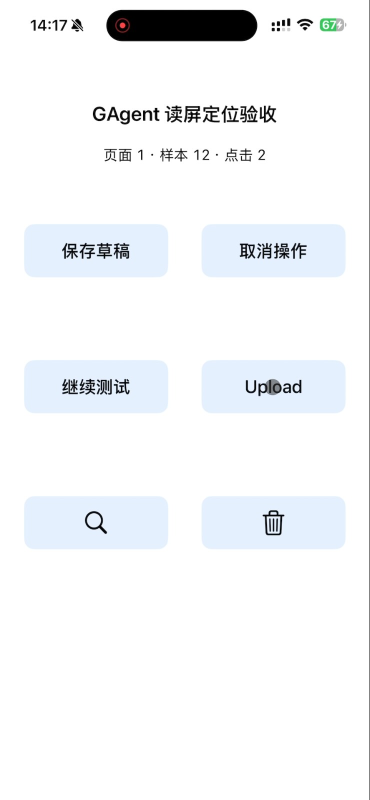
#> input picture ios/BoardKitTests/OCRFixtures/pointer-upload-0.jpg, 740 x 1600 px (shown at 1/2 size); its folder holds only this picture in this run
$ python -i icon_label.py   (imports and definitions only)
#> lines starting #> are read from the running program, lines starting #| are printed output that depends on the picture; after the words box and inside, x2 and y2 are one past the last pixel; in counts of white or black regions, pixels touching at a corner belong together
# -*- coding: utf-8 -*-
"""常见符号图标命名(放大镜/加号/叉/返回/菜单), 补 YOLO 'Icon' 框无文字时的语义。
纯 numpy/cv2: 前景掩膜 → 48x48 归一化 → 与模板特征余弦匹配。无神经网络, 每屏约 0.02-0.04s(真机)。
模板在首次调用时用 cv2 画几何线条生成(无外部图标素材/无模板文件), 每类覆盖几种线宽和比例。
circle/check/chevron-right/arrow-right 是干扰类, 只用于拉开差距, 不会作为结果输出。"""
import cv2
import numpy as np

# 模板名 → 输出名; 不在表里的模板名(干扰类)命中时视为未知
LABELS = {'search': 'search', 'plus': 'plus', 'close': 'close', 'menu': 'menu', 'back': 'back'}
THRESHOLD = 0.90   # 最高相似度下限
MARGIN = 0.045     # 与第二名(不同模板名)的最小差距
PAD = 6            # 裁剪外扩: YOLO 框常贴边甚至切掉图标笔画, 2px 时微信放大镜贴边被当边框删掉
MIN_SIDE, MAX_SIDE = 8, 160


def feature(rgb):
    """RGB 裁剪 → 2304 维单位向量; 无可用前景返回 None。"""
    if rgb.size == 0:
        return None
    g = cv2.cvtColor(rgb, cv2.COLOR_RGB2GRAY)
    bg = int(np.argmax(np.bincount(g.ravel(), minlength=256)))   # 主背景色(比边框中位数稳)
#> bg = 255
    delta = np.abs(g.astype(np.float32) - bg)
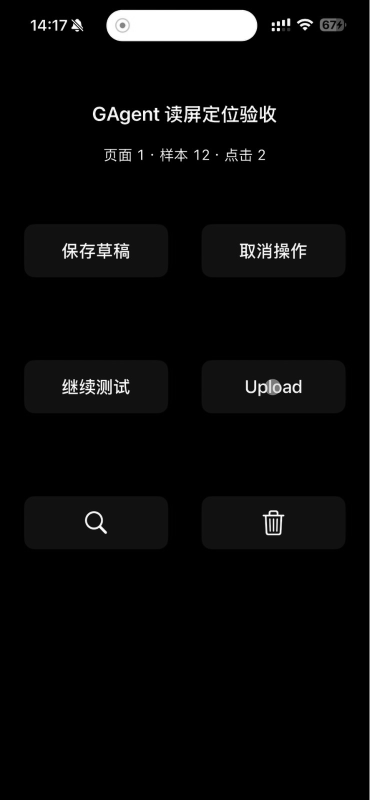
#> delta: shape (1600, 740) float32 (shown at 1/2 size); min 0, max 255, mean 10
    if delta.max() < 15:
        return None
    mask = (delta > max(10, float(np.percentile(delta[delta > 0], 90)) * .35)).astype(np.uint8)
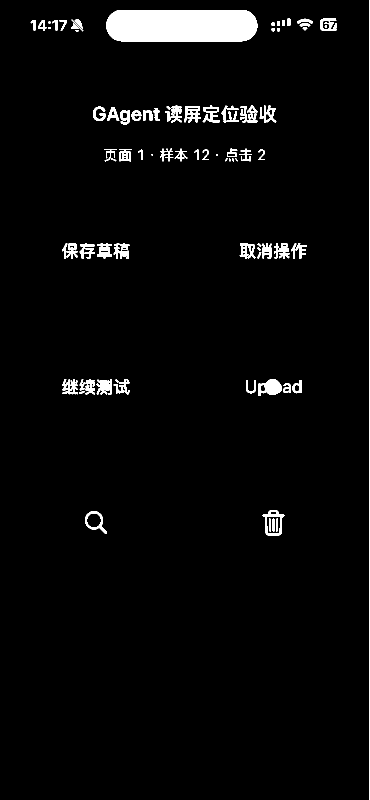
#> mask: shape (1600, 740) (shown at 1/2 size); values 0 (black) and 1 (white), 3.2% white; 103 white regions (11 under 20 px), largest, box (x1, y1, x2, y2) and area: (213, 20, 515, 83) 18186, (739, 0, 740, 1600) 1600, (517, 758, 563, 792) 1016
    _, lab, stats, _ = cv2.connectedComponentsWithStats(mask)
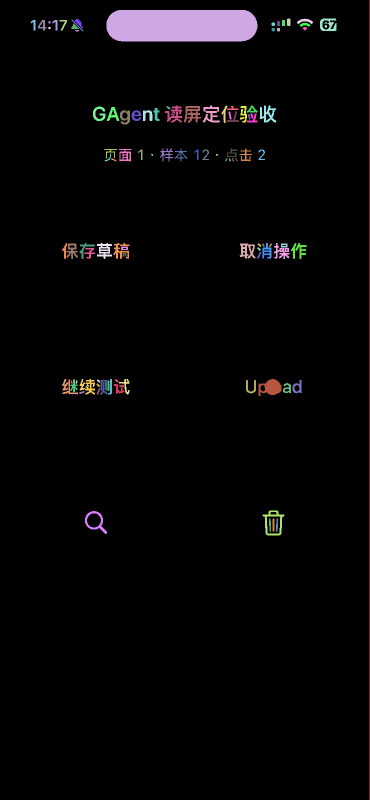
#> lab: shape (1600, 740) int32 (shown at 1/2 size); 104 distinct labels, from 0 to 103; one colour per label, 0 black
#> stats = 104 rows, first 6: [0, 0, 739, 1600, 1145838], [739, 0, 1, 1600, 1600], [213, 20, 302, 63, 18186], [574, 37, 7, 15, 101], [594, 37, 32, 11, 170], [640, 37, 33, 25, 501]
    h, w = mask.shape
#> h = 1600; w = 740
    for i, (x, y, cw, ch, area) in enumerate(stats[1:], 1):
        touches = x == 0 or y == 0 or x + cw == w or y + ch == h
        if area < 3 or (touches and (cw > w * .8 or ch > h * .8 or area < 12)):   # 碎点/外框/背景块
            mask[lab == i] = 0
#> this loop made 103 passes
#> (x, y, cw, ch, area, touches) on passes 1 to 12: (739, 0, 1, 1600, 1600, True), (213, 20, 302, 63, 18186, False), (574, 37, 7, 15, 101, False), (594, 37, 32, 11, 170, False), (640, 37, 33, 25, 501, False), (143, 39, 24, 24, 69, False), (149, 38, 17, 19, 127, False), (61, 40, 10, 21, 105, False), (76, 40, 17, 21, 174, False), (105, 40, 10, 21, 108, False), (119, 40, 15, 21, 118, False), (564, 40, 6, 12, 72, False)
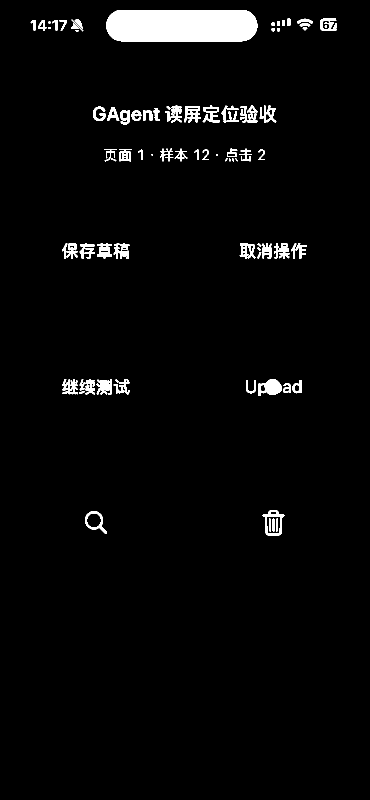
#> mask: shape (1600, 740) (shown at 1/2 size); values 0 (black) and 1 (white), 3.1% white; 102 white regions (11 under 20 px), largest, box (x1, y1, x2, y2) and area: (213, 20, 515, 83) 18186, (517, 758, 563, 792) 1016, (525, 1021, 569, 1071) 662
    ys, xs = np.where(mask)
    if len(xs) < 5:
        return None
    mask = mask[ys.min():ys.max() + 1, xs.min():xs.max() + 1]
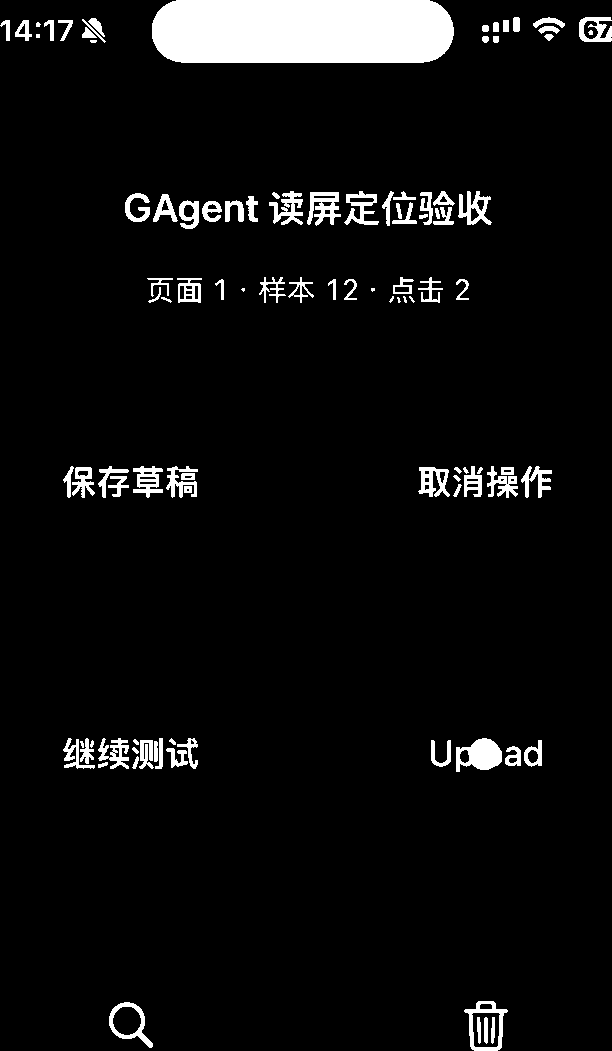
#> mask: shape (1051, 612); values 0 (black) and 1 (white), 5.7% white; 102 white regions (11 under 20 px), largest, box (x1, y1, x2, y2) and area: (152, 0, 454, 63) 18186, (456, 738, 502, 772) 1016, (464, 1001, 508, 1051) 662
    h, w = mask.shape
#> h = 1051; w = 612
    scale = 40 / max(h, w)
#> scale = 0.0381
    norm = cv2.resize(mask.astype(np.float32), (max(1, round(w * scale)), max(1, round(h * scale))))
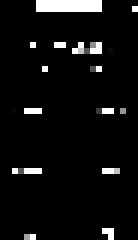
#> norm: shape (40, 23) float32 (shown 6 times larger); min 0, max 1, mean 0.0571
    out = np.zeros((48, 48), np.float32)
    y, x = (48 - norm.shape[0]) // 2, (48 - norm.shape[1]) // 2
#> y = 4; x = 12
    out[y:y + norm.shape[0], x:x + norm.shape[1]] = norm
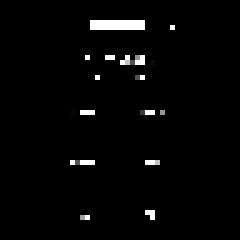
#> out: shape (48, 48) float32 (shown 5 times larger); min 0, max 1, mean 0.0228
    out = cv2.GaussianBlur(out, (5, 5), 1.0).ravel()
#> out = 2304 values, max 0.647 at index 212, min 0 at index 0, mean 0.0228
    return out / (np.linalg.norm(out) + 1e-8)


# [22 lines left out: function _shapes, not called in this run]


_BANK = None


# [41 lines left out: functions _bank, classify, name_box, not called in this run]

>>> import cv2
>>> picture = cv2.cvtColor(cv2.imread('../../../../../../../ios/BoardKitTests/OCRFixtures/pointer-upload-0.jpg'), cv2.COLOR_BGR2RGB)
>>> result = feature(picture)
#> result = 2304 values, max 0.163 at index 212, min 0 at index 0, mean 0.00574
